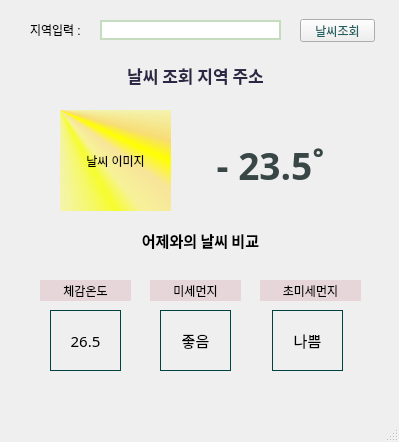
<?xml version="1.0" encoding="UTF-8"?>
<ui version="4.0">
 <class>MainWindow</class>
 <widget class="QMainWindow" name="MainWindow">
  <property name="geometry">
   <rect>
    <x>0</x>
    <y>0</y>
    <width>399</width>
    <height>442</height>
   </rect>
  </property>
  <property name="font">
   <font>
    <pointsize>9</pointsize>
    <underline>false</underline>
   </font>
  </property>
  <property name="windowTitle">
   <string>MainWindow</string>
  </property>
  <widget class="QWidget" name="centralwidget">
   <widget class="QLabel" name="label">
    <property name="geometry">
     <rect>
      <x>30</x>
      <y>22</y>
      <width>71</width>
      <height>16</height>
     </rect>
    </property>
    <property name="text">
     <string>지역입력 : </string>
    </property>
   </widget>
   <widget class="QLineEdit" name="inputBox1">
    <property name="geometry">
     <rect>
      <x>100</x>
      <y>20</y>
      <width>181</width>
      <height>20</height>
     </rect>
    </property>
    <property name="styleSheet">
     <string notr="true">border:2px solid rgb(197, 220, 190)</string>
    </property>
   </widget>
   <widget class="QPushButton" name="weathr_btn">
    <property name="geometry">
     <rect>
      <x>300</x>
      <y>19</y>
      <width>75</width>
      <height>23</height>
     </rect>
    </property>
    <property name="styleSheet">
     <string notr="true">color:rgb(32, 97, 97)</string>
    </property>
    <property name="text">
     <string>날씨조회</string>
    </property>
   </widget>
   <widget class="QLabel" name="area_1">
    <property name="geometry">
     <rect>
      <x>50</x>
      <y>60</y>
      <width>291</width>
      <height>31</height>
     </rect>
    </property>
    <property name="font">
     <font>
      <family>한컴 말랑말랑 Bold</family>
      <pointsize>13</pointsize>
      <weight>75</weight>
      <bold>true</bold>
     </font>
    </property>
    <property name="styleSheet">
     <string notr="true">color:rgb(43, 39, 68)</string>
    </property>
    <property name="text">
     <string>날씨 조회 지역 주소</string>
    </property>
    <property name="alignment">
     <set>Qt::AlignCenter</set>
    </property>
   </widget>
   <widget class="QLabel" name="weaimg">
    <property name="geometry">
     <rect>
      <x>60</x>
      <y>110</y>
      <width>111</width>
      <height>101</height>
     </rect>
    </property>
    <property name="styleSheet">
     <string notr="true">background-color:qconicalgradient(cx:0, cy:0, angle:135, stop:0 rgba(255, 255, 0, 69), stop:0.375 rgba(255, 255, 0, 69), stop:0.423533 rgba(251, 255, 0, 145), stop:0.45 rgba(247, 255, 0, 208), stop:0.477581 rgba(255, 244, 71, 130), stop:0.518717 rgba(255, 218, 71, 130), stop:0.55 rgba(255, 255, 0, 255), stop:0.57754 rgba(255, 203, 0, 130), stop:0.625 rgba(255, 255, 0, 69), stop:1 rgba(255, 255, 0, 69))</string>
    </property>
    <property name="text">
     <string>날씨 이미지</string>
    </property>
    <property name="alignment">
     <set>Qt::AlignCenter</set>
    </property>
   </widget>
   <widget class="QLabel" name="temp_l1">
    <property name="geometry">
     <rect>
      <x>190</x>
      <y>120</y>
      <width>161</width>
      <height>91</height>
     </rect>
    </property>
    <property name="font">
     <font>
      <family>휴먼매직체</family>
      <pointsize>28</pointsize>
      <weight>75</weight>
      <bold>true</bold>
      <underline>false</underline>
     </font>
    </property>
    <property name="styleSheet">
     <string notr="true">color:rgb(56, 71, 69)</string>
    </property>
    <property name="text">
     <string>- 23.5˚</string>
    </property>
    <property name="alignment">
     <set>Qt::AlignCenter</set>
    </property>
   </widget>
   <widget class="QLabel" name="ytemp_l">
    <property name="geometry">
     <rect>
      <x>50</x>
      <y>230</y>
      <width>301</width>
      <height>21</height>
     </rect>
    </property>
    <property name="font">
     <font>
      <family>한컴산뜻돋움</family>
      <pointsize>11</pointsize>
      <weight>75</weight>
      <bold>true</bold>
      <underline>false</underline>
     </font>
    </property>
    <property name="text">
     <string>어제와의 날씨 비교</string>
    </property>
    <property name="alignment">
     <set>Qt::AlignCenter</set>
    </property>
   </widget>
   <widget class="QLabel" name="label_6">
    <property name="geometry">
     <rect>
      <x>40</x>
      <y>280</y>
      <width>91</width>
      <height>21</height>
     </rect>
    </property>
    <property name="font">
     <font>
      <family>한컴산뜻돋움</family>
      <pointsize>9</pointsize>
      <underline>false</underline>
     </font>
    </property>
    <property name="styleSheet">
     <string notr="true">background-color:rgb(230, 214, 218)</string>
    </property>
    <property name="text">
     <string>체감온도</string>
    </property>
    <property name="alignment">
     <set>Qt::AlignCenter</set>
    </property>
   </widget>
   <widget class="QLabel" name="label_7">
    <property name="geometry">
     <rect>
      <x>150</x>
      <y>280</y>
      <width>91</width>
      <height>21</height>
     </rect>
    </property>
    <property name="font">
     <font>
      <family>한컴산뜻돋움</family>
      <pointsize>9</pointsize>
      <underline>false</underline>
     </font>
    </property>
    <property name="styleSheet">
     <string notr="true">background-color:rgb(230, 214, 218)</string>
    </property>
    <property name="text">
     <string>미세먼지</string>
    </property>
    <property name="alignment">
     <set>Qt::AlignCenter</set>
    </property>
   </widget>
   <widget class="QLabel" name="label_8">
    <property name="geometry">
     <rect>
      <x>260</x>
      <y>280</y>
      <width>101</width>
      <height>21</height>
     </rect>
    </property>
    <property name="font">
     <font>
      <family>한컴산뜻돋움</family>
      <pointsize>9</pointsize>
      <underline>false</underline>
     </font>
    </property>
    <property name="styleSheet">
     <string notr="true">background-color:rgb(230, 214, 218)</string>
    </property>
    <property name="text">
     <string>초미세먼지</string>
    </property>
    <property name="alignment">
     <set>Qt::AlignCenter</set>
    </property>
   </widget>
   <widget class="QLabel" name="scens_l">
    <property name="geometry">
     <rect>
      <x>50</x>
      <y>310</y>
      <width>71</width>
      <height>61</height>
     </rect>
    </property>
    <property name="font">
     <font>
      <family>한컴산뜻돋움</family>
      <pointsize>11</pointsize>
      <underline>false</underline>
     </font>
    </property>
    <property name="styleSheet">
     <string notr="true">border: 1px solid rgb(0, 65, 65)</string>
    </property>
    <property name="text">
     <string>26.5</string>
    </property>
    <property name="alignment">
     <set>Qt::AlignCenter</set>
    </property>
   </widget>
   <widget class="QLabel" name="dust_1">
    <property name="geometry">
     <rect>
      <x>160</x>
      <y>310</y>
      <width>71</width>
      <height>61</height>
     </rect>
    </property>
    <property name="font">
     <font>
      <family>한컴산뜻돋움</family>
      <pointsize>11</pointsize>
      <underline>false</underline>
     </font>
    </property>
    <property name="styleSheet">
     <string notr="true">border: 1px solid rgb(0, 65, 65)</string>
    </property>
    <property name="text">
     <string>좋음</string>
    </property>
    <property name="alignment">
     <set>Qt::AlignCenter</set>
    </property>
   </widget>
   <widget class="QLabel" name="dust_2">
    <property name="geometry">
     <rect>
      <x>272</x>
      <y>310</y>
      <width>71</width>
      <height>61</height>
     </rect>
    </property>
    <property name="font">
     <font>
      <family>한컴산뜻돋움</family>
      <pointsize>11</pointsize>
      <underline>false</underline>
     </font>
    </property>
    <property name="styleSheet">
     <string notr="true">border: 1px solid rgb(0, 65, 65)</string>
    </property>
    <property name="text">
     <string>나쁨</string>
    </property>
    <property name="alignment">
     <set>Qt::AlignCenter</set>
    </property>
   </widget>
  </widget>
  <widget class="QMenuBar" name="menubar">
   <property name="geometry">
    <rect>
     <x>0</x>
     <y>0</y>
     <width>399</width>
     <height>21</height>
    </rect>
   </property>
  </widget>
  <widget class="QStatusBar" name="statusbar"/>
 </widget>
 <resources/>
 <connections/>
</ui>
